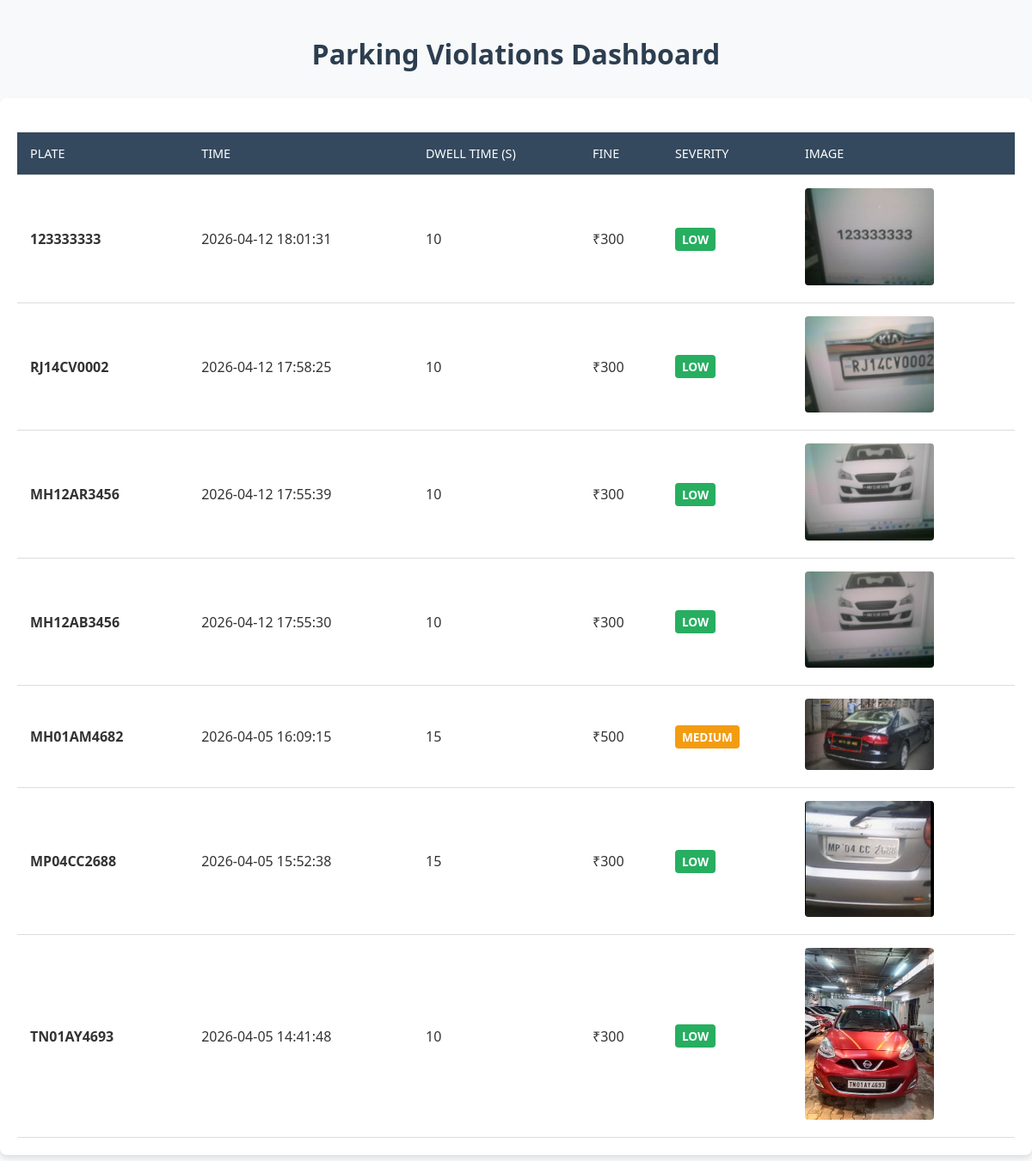
/dashboard, run on the app's committed database.
### tables this page shows
CREATE TABLE violations (
            id         INTEGER PRIMARY KEY AUTOINCREMENT,
            plate      TEXT    NOT NULL,
            timestamp  INTEGER NOT NULL,
            dwell_time INTEGER NOT NULL,
            fine       INTEGER NOT NULL,
            image_path TEXT    NOT NULL
        , severity TEXT NOT NULL DEFAULT 'N/A');

### backend/app.py (the view)
@app.route('/dashboard', methods=['GET'])
def dashboard():
    conn = get_db_connection()
    try:
        rows = conn.execute('''
            SELECT plate, timestamp, dwell_time, fine, severity, image_path
            FROM violations
            WHERE id IN (SELECT MAX(id) FROM violations GROUP BY plate)
            ORDER BY timestamp DESC
        ''').fetchall()
        violations = []
        for row in rows:
            violations.append({
                "plate": row["plate"],
                "time": datetime.fromtimestamp(row["timestamp"]/1000).strftime("%Y-%m-%d %H:%M:%S"),
                "dwell_time": row["dwell_time"],
                "fine": row["fine"],
                "severity": row["severity"],
                "image_path": row["image_path"]
            })
    finally:
        conn.close()
    return render_template('index.html', violations=violations)

### backend/database.py (called while the page is built)
def get_db_connection():
    conn = sqlite3.connect(DB_PATH)
    conn.row_factory = sqlite3.Row
    conn.execute('''
        CREATE TABLE IF NOT EXISTS violations (
            id         INTEGER PRIMARY KEY AUTOINCREMENT,
            plate      TEXT    NOT NULL,
            timestamp  INTEGER NOT NULL,
            dwell_time INTEGER NOT NULL,
            fine       INTEGER NOT NULL,
            severity   TEXT    NOT NULL,
            image_path TEXT    NOT NULL
        )
    ''')
    cursor = conn.execute("PRAGMA table_info(violations)")
    columns = [row['name'] for row in cursor.fetchall()]
    if 'severity' not in columns:
        conn.execute("ALTER TABLE violations ADD COLUMN severity TEXT NOT NULL DEFAULT 'N/A'")
    conn.commit()
    return conn

### templates/index.html (shortened to what this page needs)
<!DOCTYPE html>
<html lang="en">
<head>
</head>
<body>
    <h1>Parking Violations Dashboard</h1>
    <div class="container">
        {% if violations %}
        <table>
            <thead>
                <tr>
                    <th>Plate</th>
                    <th>Time</th>
                    <th>Dwell Time (s)</th>
                    <th>Fine</th>
                    <th>Severity</th>
                    <th>Image</th>
                </tr>
            </thead>
            <tbody>
                {% for v in violations %}
                <tr>
                    <td><strong>{{ v.plate }}</strong></td>
                    <td>{{ v.time }}</td>
                    <td>{{ v.dwell_time }}</td>
                    <td>₹{{ v.fine }}</td>
                    <td>
                        <span class="severity severity-{{ v.severity|lower if v.severity else 'default' }}">
                            {{ v.severity if v.severity else 'N/A' }}
                        </span>
                    </td>
                    <td>
                        <a href="{{ url_for('static', filename=v.image_path) }}" target="_blank">
                            <img src="{{ url_for('static', filename=v.image_path) }}" alt="Violation" class="violation-img">
                        </a>
                    </td>
                </tr>
                {% endfor %}
            </tbody>
        </table>
        {% else %}
        <div class="no-data">
            No violation records found in the database.
        </div>
        {% endif %}
    </div>
</body>
</html>

### templates/index.html (style rules this page uses)
:root { --primary-color: #2c3e50; --secondary-color: #34495e; --bg-color: #f8f9fa; --text-color: #333; --border-color: #ddd; --low-color: #27ae60; --medium-color: #f39c12; --high-color: #e74c3c; }
body { font-family: 'Segoe UI', Tahoma, Geneva, Verdana, sans-serif; background-color: var(--bg-color); color: var(--text-color); margin: 0; padding: 20px; display: flex; flex-direction: column; align-items: center; }
h1 { color: var(--primary-color); margin-bottom: 30px; font-weight: 600; }
.container { width: 100%; max-width: 1200px; background: white; padding: 20px; border-radius: 8px; box-shadow: 0 4px 6px rgba(0,0,0,0.1); }
table { width: 100%; border-collapse: collapse; margin-top: 20px; }
th, td { text-align: left; padding: 15px; border-bottom: 1px solid var(--border-color); }
th { background-color: var(--secondary-color); color: white; font-weight: 500; text-transform: uppercase; font-size: 0.9rem; }
.severity { font-weight: bold; padding: 4px 8px; border-radius: 4px; font-size: 0.85rem; color: white; display: inline-block; }
.severity-low { background-color: var(--low-color); }
.severity-medium { background-color: var(--medium-color); }
.violation-img { max-width: 150px; height: auto; border-radius: 4px; cursor: pointer; transition: transform 0.2s; }

### data on the page
violations: plate "123333333", time "2026-04-12 18:01:31", dwell_time "10", fine "300", severity "LOW", image_path (picture)
violations: plate "RJ14CV0002", time "2026-04-12 17:58:25", dwell_time "10", fine "300", severity "LOW", image_path (picture)
violations: plate "MH12AR3456", time "2026-04-12 17:55:39", dwell_time "10", fine "300", severity "LOW", image_path (picture)
violations: plate "MH12AB3456", time "2026-04-12 17:55:30", dwell_time "10", fine "300", severity "LOW", image_path (picture)
violations: plate "MH01AM4682", time "2026-04-05 16:09:15", dwell_time "15", fine "500", severity "MEDIUM", image_path (picture)
violations: plate "MP04CC2688", time "2026-04-05 15:52:38", dwell_time "15", fine "300", severity "LOW", image_path (picture)
violations: plate "TN01AY4693", time "2026-04-05 14:41:48", dwell_time "10", fine "300", severity "LOW", image_path (picture)
